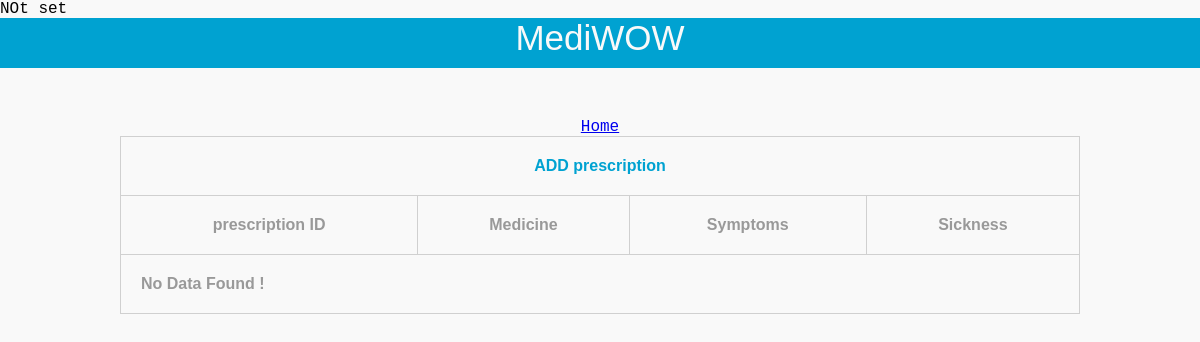
Before: /maintenance/prescription_maintenance_index.php with the older database file.
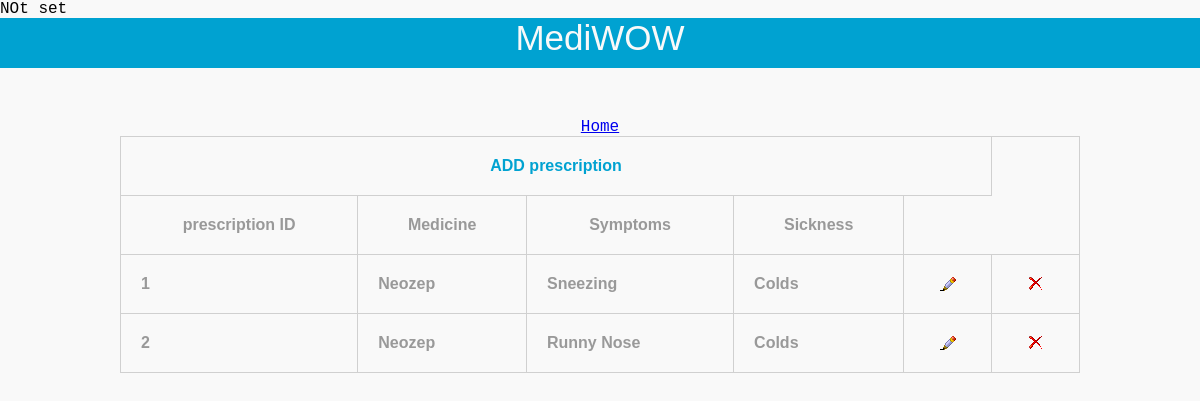
After: the same page with the newer database file.
### tables this page shows
CREATE TABLE prescription(
	prescription_id int(11) NOT NULL auto_increment,
	symptom_id  int(11) NOT NULL,
	medicine_id int(11) NOT NULL,
	sickness_id int(11) NOT NULL,
	PRIMARY KEY  (prescription_id)
);

CREATE TABLE medicines(
  medicine_id int(11) NOT NULL auto_increment,
  medicine_name varchar(100) NOT NULL,
  medicine_description  varchar(100) NOT NULL,
  PRIMARY KEY  (medicine_id)
);

CREATE TABLE symptoms(
	symptom_id int(11) NOT NULL auto_increment,
	symptom_name varchar(100) NOT NULL,
	PRIMARY KEY  (symptom_id)
);

CREATE TABLE sickness(
	sickness_id int(11) NOT NULL auto_increment,
	sickness_name varchar(100) NOT NULL,
	PRIMARY KEY  (sickness_id)
);

### maintenance/prescription_maintenance_index.php (the view, shortened to what this page needs)
<?php
if(isset($_GET['delete_id']))
{
	echo "<p>DELETE " . $_GET['delete_id'] . "</p>";
	$sql_query="DELETE FROM prescription WHERE prescription_id=".$_GET['delete_id'];
	$res = mysql_query($sql_query);
	if(!$res){
		echo "delete error";
	}
	else {
		echo "deleted successfully";
	}
	header("Location: $_SERVER[PHP_SELF]");
}
else{
	echo "<p>NOt set</p>";
}
?>
<!DOCTYPE html PUBLIC "-//W3C//DTD XHTML 1.0 Transitional//EN" "http://www.w3.org/TR/xhtml1/DTD/xhtml1-transitional.dtd">
<html xmlns="http://www.w3.org/1999/xhtml">
<head>
<link rel="stylesheet" href="style.css" type="text/css" />
</head>
<body>
<center>
<div id="header">
	<div id="content">
    <label>MediWOW</label>
    </div>
</div>
<div id="body">
	<a href="/MediWOW/login-home.php">Home</a>
	<div id="content">
    <table align="center">
    <tr>
    <th colspan="5"><a href="prescription_add_data.php">ADD prescription</a></th>
    </tr>
    <th>prescription ID</th>
    <th>Medicine</th>
    <th>Symptoms</th>
    <th>Sickness</th>
    <?php
		$sql_query="SELECT p.prescription_id
						  ,m.medicine_name
						  ,s2.symptom_name
						  ,s1.sickness_name
					  FROM prescription p
						  ,sickness s1
						  ,symptoms s2
						  ,medicines m
					 WHERE p.symptom_id = s2.symptom_id
					   AND p.sickness_id = s1.sickness_id
					   AND P.medicine_id = m.medicine_id";
	$result_set=mysql_query($sql_query);
	if(mysql_num_rows($result_set)>0)
	{
        while($row=mysql_fetch_row($result_set))
		{
		?>
            <tr>
            <td><?php echo $row[0]; ?></td>
            <td><?php echo $row[1]; ?></td>
            <td><?php echo $row[2]; ?></td>
            <td><?php echo $row[3]; ?></td>
            <td align="center"><a href="javascript:edt_id('<?php echo $row[0]; ?>')"><img src="b_edit.png" align="EDIT" /></a></td>
            <td align="center"><a href="javascript:delete_id('<?php echo $row[0]; ?>')"><img src="b_drop.png" align="DELETE" /></a></td>
            </tr>
        <?php
		}
	}
	else
	{
		?>
        <tr>
        <td colspan="5">No Data Found !</td>
        </tr>
        <?php
	}
	?>
    </table>
    </div>
</div>
</center>
</body>
</html>

### maintenance/style.css (style rules this page uses)
* { margin:0; padding:0; }
body { background:#f9f9f9; font-family:"Courier New", Courier, monospace; }
#header { width:100%; height:50px; background:#00a2d1; color:#f9f9f9; font-family:"Lucida Sans Unicode", "Lucida Grande", sans-serif; font-size:35px; text-align:center; }
#body { margin-top:50px; }
table { width:80%; font-family:Tahoma, Geneva, sans-serif; font-weight:bolder; color:#999; margin-bottom:80px; }
table a { text-decoration:none; color:#00a2d1; }
table,td,th { border-collapse:collapse; border:solid #d0d0d0 1px; padding:20px; }

Changed rows visible on the page:
now on this page (row edited): prescription: prescription_id "1", medicine.medicine_name "Neozep", symptom.symptom_name "Sneezing", sickness.sickness_name "Colds"
now on this page (row edited): prescription: prescription_id "2", medicine.medicine_name "Neozep", symptom.symptom_name "Runny Nose", sickness.sickness_name "Colds"
Other visible differences:
text no longer shown: "No Data Found !"
